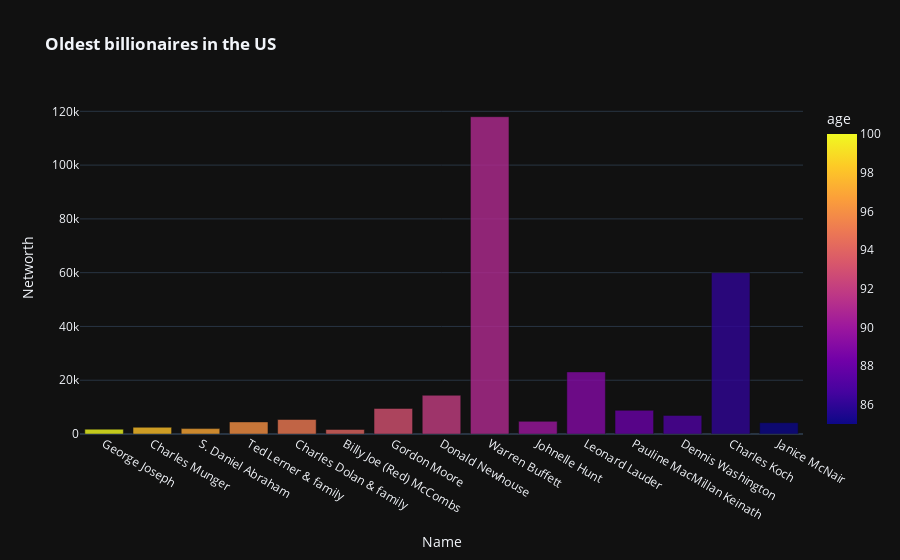

Notebook cell for this chart:
### Code cell
fig = px.bar(oldest_billion_us[:15], x = 'Name', y = 'Networth', template = 'plotly_dark', color = 'age', opacity = 0.8, title = '<b>Oldest billionaires in the US')
fig.show()

### Figure 1 — Plotly figure (JSON) as saved in the notebook; plotly's stock layout.template omitted (floating-point values rounded to 4 significant figures)
{"data": [{"alignmentgroup": "True", "hovertemplate": "Name=%{x}<br>Networth=%{y}<br>age=%{marker.color}<extra></extra>", "legendgroup": "", "marker": {"color": [100, 98, 97, 96, 95, 94, 93, 92, 91, 90, 89, 88, 87, 86, 85], "coloraxis": "coloraxis", "opacity": 0.8, "pattern": {"shape": ""}}, "name": "", "offsetgroup": "", "orientation": "v", "showlegend": false, "textposition": "auto", "type": "bar", "x": ["George Joseph", "Charles Munger", "S. Daniel Abraham", "Ted Lerner & family", "Charles Dolan & family", "Billy Joe (Red) McCombs", "Gordon Moore", "Donald Newhouse", "Warren Buffett", "Johnelle Hunt", "Leonard Lauder", "Pauline MacMillan Keinath", "Dennis Washington", "Charles Koch", "Janice McNair"], "xaxis": "x", "y": [1800, 2500, 2000, 4500, 5400, 1700, 9500, 14400, 118000, 4700, 23100, 8800, 6900, 60000, 4200], "yaxis": "y"}], "layout": {"barmode": "relative", "coloraxis": {"colorbar": {"title": {"text": "age"}}, "colorscale": [[0, "#0d0887"], [0.1111, "#46039f"], [0.2222, "#7201a8"], [0.3333, "#9c179e"], [0.4444, "#bd3786"], [0.5556, "#d8576b"], [0.6667, "#ed7953"], [0.7778, "#fb9f3a"], [0.8889, "#fdca26"], [1, "#f0f921"]]}, "legend": {"tracegroupgap": 0}, "title": {"text": "<b>Oldest billionaires in the US"}, "xaxis": {"anchor": "y", "domain": [0, 1], "title": {"text": "Name"}}, "yaxis": {"anchor": "x", "domain": [0, 1], "title": {"text": "Networth"}}}}
